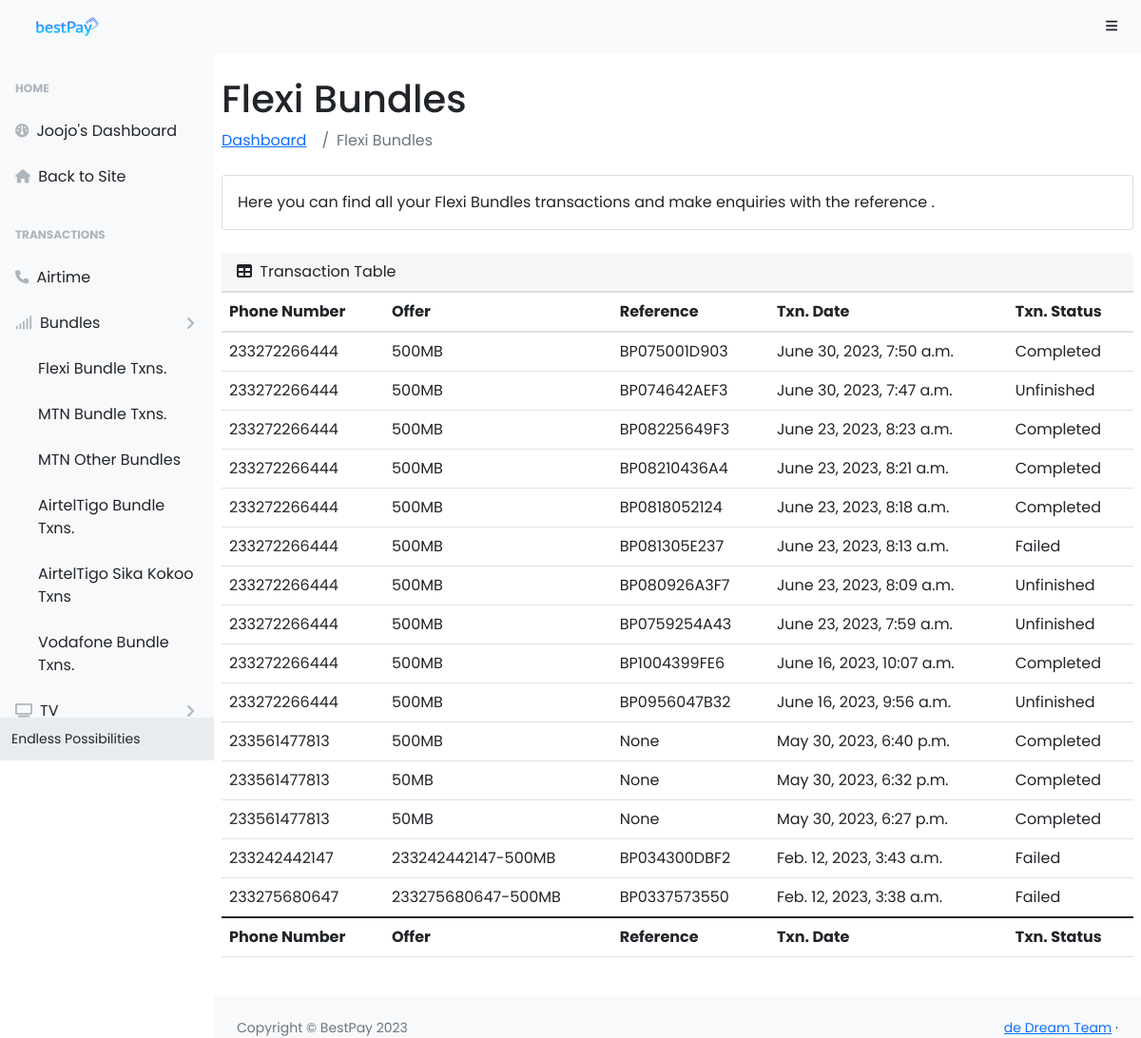
The app's page /dashboard/txn_table/ishare_bundles/ (signed in), older data.
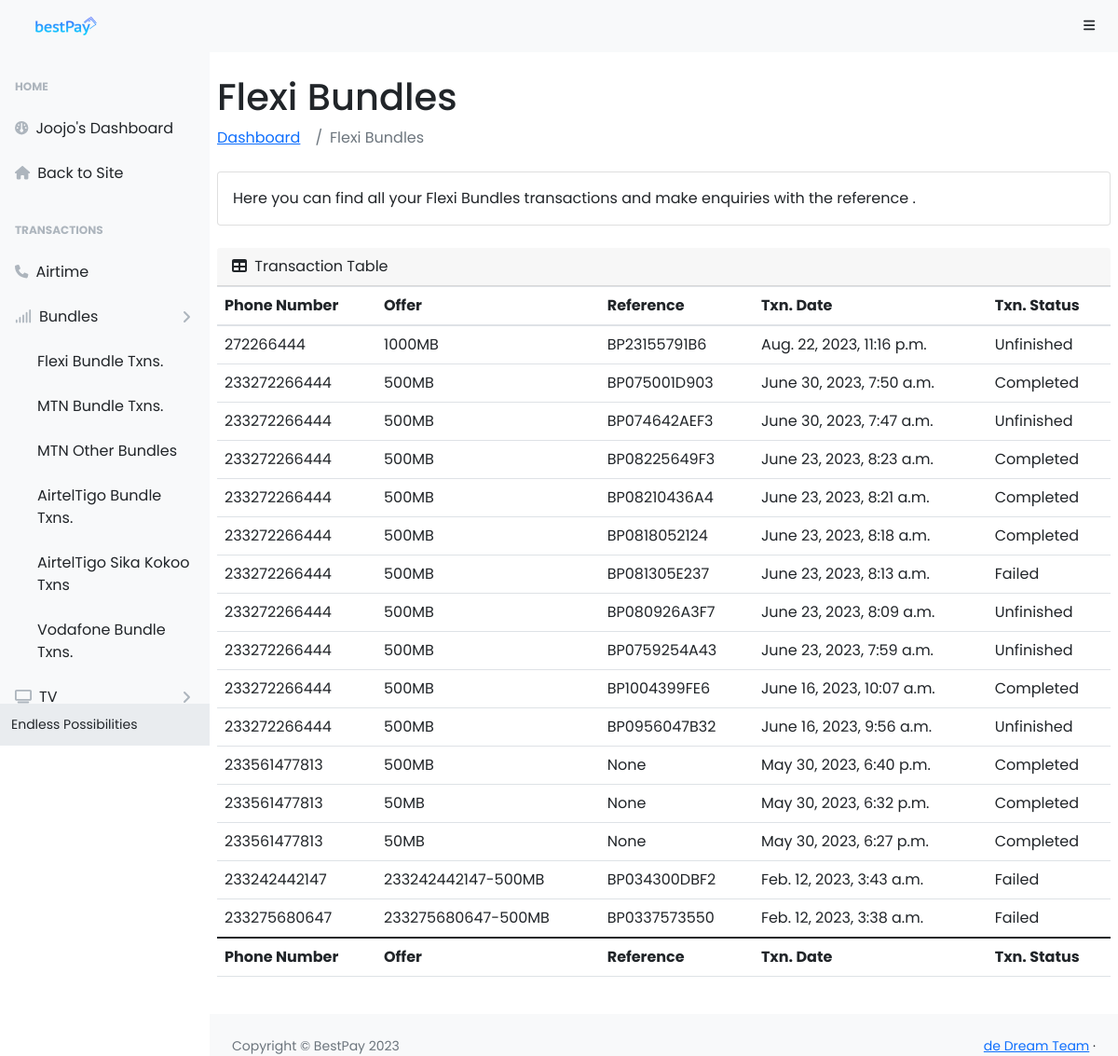
The same page, newer data.
### bestPayApp/models.py (models this page shows, shortened)
class CustomUser(AbstractUser):
    first_name = models.CharField(max_length=100, null=False, blank=False)
    last_name = models.CharField(max_length=100, null=False, blank=False)
    username = models.CharField(max_length=100, null=False, blank=False, unique=True)
    email = models.EmailField(max_length=250, null=False, blank=False)
    phone = models.PositiveIntegerField(null=True, blank=True)
    password1 = models.CharField(max_length=100, null=False, blank=False)
    password2 = models.CharField(max_length=100, null=False, blank=False)

class IShareBundleTransaction(models.Model):
    user = models.ForeignKey(CustomUser, on_delete=models.CASCADE)
    email = models.EmailField(max_length=250, null=False, blank=True)
    bundle_number = models.BigIntegerField(null=False, blank=False)
    offer = models.CharField(max_length=250, null=False, blank=False)
    batch_id = models.CharField(max_length=250, null=False, blank=False)
    message = models.CharField(max_length=250, null=True, blank=True)
    reference = models.CharField(max_length=20, null=True, blank=True)
    transaction_date = models.DateTimeField(auto_now_add=True)
    transaction_status = models.CharField(max_length=100, null=False)
    description = models.CharField(max_length=500, null=True, blank=True)

### bestPayApp/dashboard/dashboardViews.py (the view)
# urls.py: path("dashboard/txn_table/<str:keyword>/", dashboardViews.txn_table, name='txn_table'),
@login_required(login_url='login')
def txn_table(request, keyword):
    data = helper.data_needed_from_model(keyword, request.user)
    model_data = data["model_data"]
    heading = data["heading"]
    return render(request, 'dashboard/layouts/tables.html', context={'data': model_data, 'heading':heading})

### bestPayApp/templates/dashboard/layouts/tables.html
{% extends 'dashboard/base.html' %}
    {% block content %}
        {% include 'dashboard/inc/navbar.html' %}
        <div id="layoutSidenav">
            {% include 'dashboard/inc/sideNav.html' %}
            <div id="layoutSidenav_content">
                <main>
                    <div class="container px-2">
                        <h1 class="mt-4">{{ heading }}</h1>
                        <ol style="background-color: transparent" class="breadcrumb mb-4">
                            <li class="breadcrumb-item"><a href="{% url 'user-dashboard' %}">Dashboard</a></li>
                            <li class="breadcrumb-item active">{{ heading }}</li>
                        </ol>
                        <div class="card mb-4">
                            <div class="card-body">
                                Here you can find all your {{ heading }} transactions and make enquiries with the reference
                                .
                            </div>
                        </div>
                        <div class="mb-4">
                            <div class="card-header">
                                <i class="fas fa-table me-1"></i>
                                Transaction Table
                            </div>
                            <div class="table-responsive">
                                <table class="table" id="table_id">
                                    <thead>
                                        <tr>
                                            <th>Phone Number</th>
                                            <th>Offer</th>
                                            <th>Reference</th>
                                            <th>Txn. Date</th>
                                            <th>Txn. Status</th>
                                        </tr>
                                    </thead>
                                    <tfoot>
                                        <tr>
                                            <th>Phone Number</th>
                                            <th>Offer</th>
                                            <th>Reference</th>
                                            <th>Txn. Date</th>
                                            <th>Txn. Status</th>
                                        </tr>
                                    </tfoot>
                                    <tbody>
                                    {% for txn in data %}
                                        <tr>
                                            <td>{{ txn.bundle_number}}</td>
                                            <td>{{ txn.offer}}</td>
                                            <td>{{ txn.reference}}</td>
                                            <td>{{ txn.transaction_date}}</td>
                                            <td>{{ txn.transaction_status}}</td>
                                        </tr>
                                    {% endfor %}
                                    </tbody>
                                </table>
                            </div>
                        </div>
                    </div>
                </main>
                {% include 'dashboard/inc/footer.html' %}
            </div>
        </div>
    {% endblock %}

### bestPayApp/templates/dashboard/base.html (shortened to what this page needs)
{% load static %}
<!DOCTYPE html>
<html lang="en">
    <head>
        <link href="https://cdn.jsdelivr.net/npm/simple-datatables@latest/dist/style.css" rel="stylesheet" />
        <link rel="stylesheet" href="https://cdn.jsdelivr.net/npm/bootstrap@4.0.0/dist/css/bootstrap.min.css">
        <link href="{% static 'dashboard/css/styles.css' %}" rel="stylesheet" />
        <link rel="stylesheet" type="text/css" href="https://cdn.datatables.net/1.13.1/css/jquery.dataTables.css">
    </head>
    <body class="sb-nav-fixed">
        {% block content %}
        {% endblock %}
    </body>
</html>

### bestPayApp/templates/dashboard/inc/navbar.html
{% load static %}
<nav class="sb-topnav navbar navbar-expand navbar-light bg-light">
            <a class="navbar-brand" href="{% url 'home' %}"><img src="{% static 'img/site/bp-brand.png' %}" alt=""></a>
            <button class="btn btn-link btn-sm order-1 order-lg-0 me-4 me-lg-0 ml-auto" id="sidebarToggle" href="#!"><i class="fas fa-bars"></i></button>
        </nav>

### bestPayApp/templates/dashboard/inc/sideNav.html (shortened to what this page needs)
<div id="layoutSidenav_nav">
                <nav class="sb-sidenav accordion sb-sidenav-light" id="sidenavAccordion">
                    <div class="sb-sidenav-menu">
                        <div class="nav">
                            <div class="sb-sidenav-menu-heading">Home</div>
                            <a class="nav-link" href="{% url 'user-dashboard' %}">
                                <div class="sb-nav-link-icon"><i class="fa-solid fa-gauge"></i></div>
                                {{ request.user.username | capfirst }}'s Dashboard
                            </a>
                            <a class="nav-link" href="{% url 'home' %}">
                                <div class="sb-nav-link-icon"><i class="fa-solid fa-house"></i></div>
                                Back to Site
                            </a>
                            <div class="sb-sidenav-menu-heading">Transactions</div>
                            <a class="nav-link collapsed" href="{% url 'user-dashboard' %}" aria-expanded="false" aria-controls="collapseLayouts">
                                <div class="sb-nav-link-icon"><i class="fa-solid fa-phone"></i></div>
                                Airtime
                            </a>
                            <a class="nav-link collapsed" href="#" data-bs-toggle="collapse" data-bs-target="#collapseLayouts" aria-expanded="false" aria-controls="collapseLayouts">
                                <div class="sb-nav-link-icon"><i class="fa-solid fa-signal"></i></div>
                                Bundles
                                <div class="sb-sidenav-collapse-arrow"><i class="fas fa-angle-down"></i></div>
                            </a>
                            <div class="collapse show" id="collapseLayouts" aria-labelledby="headingOne" data-bs-parent="#sidenavAccordion">
                                <nav class="sb-sidenav-menu-nested nav">
                                    <a class="nav-link" href="{% url 'txn_table' keyword="ishare_bundles" %}">Flexi Bundle Txns.</a>
                                    <a class="nav-link" href="{% url 'txn_table' keyword="mtn_bundles" %}">MTN Bundle Txns.</a>
                                    <a class="nav-link" href="{% url 'txn_table' keyword="mtn_other_bundles" %}">MTN Other Bundles</a>
                                    <a class="nav-link" href="{% url 'txn_table' keyword="airteltigo_bundles" %}">AirtelTigo Bundle Txns.</a>
                                    <a class="nav-link" href="{% url 'txn_table' keyword="airteltigo_sika_kokoo" %}">AirtelTigo Sika Kokoo Txns</a>
                                    <a class="nav-link" href="{% url 'txn_table' keyword="vodafone_bundles" %}">Vodafone Bundle Txns.</a>
                                </nav>
                            </div>
                            <a class="nav-link collapsed" href="#" data-bs-toggle="collapse" data-bs-target="#collapsePages" aria-expanded="false" aria-controls="collapsePages">
                                <div class="sb-nav-link-icon"><i class="fa-solid fa-tv"></i></div>
                                TV
                                <div class="sb-sidenav-collapse-arrow"><i class="fas fa-angle-down"></i></div>
                            </a>
                        </div>
                    </div>
                    <div class="sb-sidenav-footer">
                        <div class="small">Endless Possibilities</div>
                    </div>
                </nav>
            </div>

### bestPayApp/templates/dashboard/inc/footer.html
<footer class="pt-4 bg-light mt-auto">
                    <div class="container-fluid px-4">
                        <div class="d-flex align-items-center justify-content-between small">
                            <div class="text-muted">Copyright &copy; BestPay 2023</div>
                            <div>
                                <a href="#">de Dream Team</a>
                                &middot;
                            </div>
                        </div>
                    </div>
                </footer>

Row changes from the older to the newer data that the page shows:
added IShareBundleTransaction: bundle_number "272266444", offer "1000MB", reference "BP23155791B6", transaction_date "Aug. 22, 2023, 11:16 p.m.", transaction_status "Unfinished"
